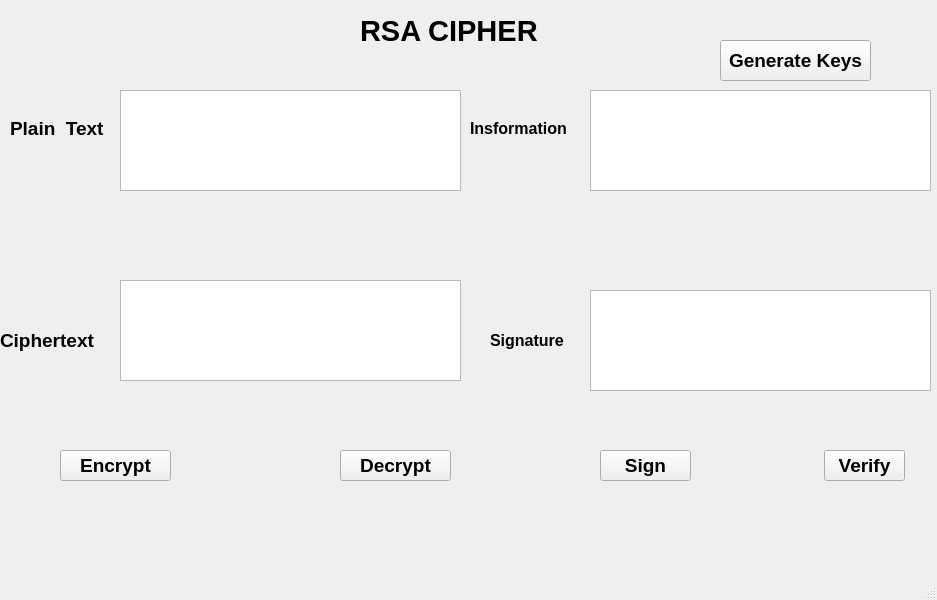
<?xml version="1.0" encoding="UTF-8"?>
<ui version="4.0">
 <class>MainWindow</class>
 <widget class="QMainWindow" name="MainWindow">
  <property name="geometry">
   <rect>
    <x>0</x>
    <y>0</y>
    <width>937</width>
    <height>600</height>
   </rect>
  </property>
  <property name="font">
   <font>
    <pointsize>14</pointsize>
    <weight>75</weight>
    <bold>true</bold>
   </font>
  </property>
  <property name="windowTitle">
   <string>MainWindow</string>
  </property>
  <widget class="QWidget" name="centralwidget">
   <widget class="QLabel" name="label">
    <property name="geometry">
     <rect>
      <x>360</x>
      <y>10</y>
      <width>191</width>
      <height>41</height>
     </rect>
    </property>
    <property name="font">
     <font>
      <pointsize>22</pointsize>
      <weight>75</weight>
      <bold>true</bold>
     </font>
    </property>
    <property name="text">
     <string>RSA CIPHER</string>
    </property>
   </widget>
   <widget class="QLabel" name="label_2">
    <property name="geometry">
     <rect>
      <x>10</x>
      <y>120</y>
      <width>111</width>
      <height>16</height>
     </rect>
    </property>
    <property name="font">
     <font>
      <pointsize>14</pointsize>
      <weight>75</weight>
      <bold>true</bold>
     </font>
    </property>
    <property name="text">
     <string>Plain_Text</string>
    </property>
   </widget>
   <widget class="QLabel" name="label_3">
    <property name="geometry">
     <rect>
      <x>0</x>
      <y>320</y>
      <width>111</width>
      <height>41</height>
     </rect>
    </property>
    <property name="text">
     <string>Ciphertext</string>
    </property>
   </widget>
   <widget class="QLabel" name="label_4">
    <property name="geometry">
     <rect>
      <x>470</x>
      <y>120</y>
      <width>111</width>
      <height>16</height>
     </rect>
    </property>
    <property name="font">
     <font>
      <pointsize>12</pointsize>
      <weight>75</weight>
      <bold>true</bold>
     </font>
    </property>
    <property name="text">
     <string>Insformation</string>
    </property>
   </widget>
   <widget class="QLabel" name="label_5">
    <property name="geometry">
     <rect>
      <x>490</x>
      <y>330</y>
      <width>91</width>
      <height>21</height>
     </rect>
    </property>
    <property name="font">
     <font>
      <pointsize>12</pointsize>
      <weight>75</weight>
      <bold>true</bold>
     </font>
    </property>
    <property name="text">
     <string>Signature</string>
    </property>
   </widget>
   <widget class="QTextEdit" name="txt_plaintext">
    <property name="geometry">
     <rect>
      <x>120</x>
      <y>90</y>
      <width>341</width>
      <height>101</height>
     </rect>
    </property>
   </widget>
   <widget class="QTextEdit" name="txt_ciphertext">
    <property name="geometry">
     <rect>
      <x>120</x>
      <y>280</y>
      <width>341</width>
      <height>101</height>
     </rect>
    </property>
   </widget>
   <widget class="QTextEdit" name="txt_insformation">
    <property name="geometry">
     <rect>
      <x>590</x>
      <y>90</y>
      <width>341</width>
      <height>101</height>
     </rect>
    </property>
   </widget>
   <widget class="QTextEdit" name="txt_signature">
    <property name="geometry">
     <rect>
      <x>590</x>
      <y>290</y>
      <width>341</width>
      <height>101</height>
     </rect>
    </property>
   </widget>
   <widget class="QToolButton" name="btn_encrypt">
    <property name="geometry">
     <rect>
      <x>60</x>
      <y>450</y>
      <width>111</width>
      <height>31</height>
     </rect>
    </property>
    <property name="text">
     <string>Encrypt</string>
    </property>
   </widget>
   <widget class="QToolButton" name="btn_generate_keys">
    <property name="geometry">
     <rect>
      <x>720</x>
      <y>40</y>
      <width>151</width>
      <height>41</height>
     </rect>
    </property>
    <property name="text">
     <string>Generate Keys</string>
    </property>
   </widget>
   <widget class="QToolButton" name="btn_decrypt">
    <property name="geometry">
     <rect>
      <x>340</x>
      <y>450</y>
      <width>111</width>
      <height>31</height>
     </rect>
    </property>
    <property name="text">
     <string>Decrypt</string>
    </property>
   </widget>
   <widget class="QToolButton" name="btn_sign">
    <property name="geometry">
     <rect>
      <x>600</x>
      <y>450</y>
      <width>91</width>
      <height>31</height>
     </rect>
    </property>
    <property name="text">
     <string>Sign</string>
    </property>
   </widget>
   <widget class="QToolButton" name="btn_verify">
    <property name="geometry">
     <rect>
      <x>824</x>
      <y>450</y>
      <width>81</width>
      <height>31</height>
     </rect>
    </property>
    <property name="text">
     <string>Verify</string>
    </property>
   </widget>
  </widget>
  <widget class="QMenuBar" name="menubar">
   <property name="geometry">
    <rect>
     <x>0</x>
     <y>0</y>
     <width>937</width>
     <height>31</height>
    </rect>
   </property>
  </widget>
  <widget class="QStatusBar" name="statusbar"/>
 </widget>
 <resources/>
 <connections/>
</ui>
